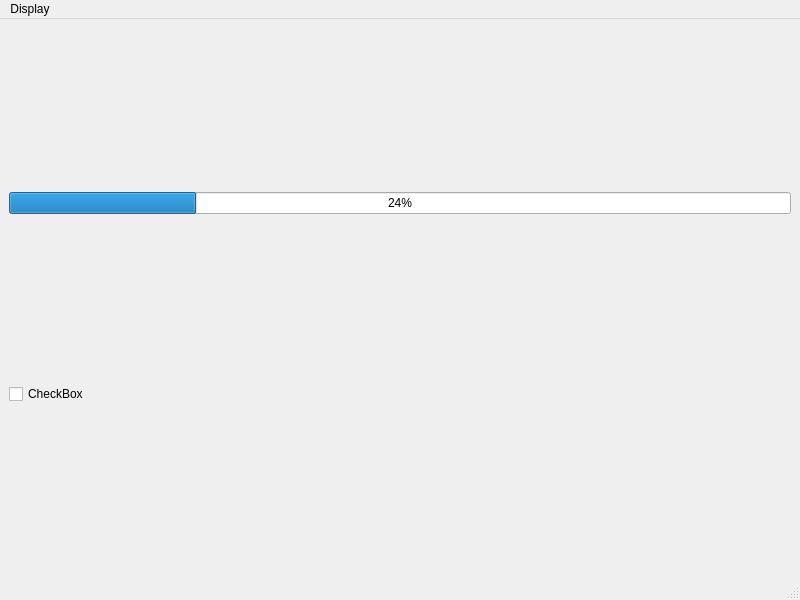
<?xml version="1.0" encoding="UTF-8"?>
<ui version="4.0">
 <class>MainWindow</class>
 <widget class="QMainWindow" name="MainWindow">
  <property name="geometry">
   <rect>
    <x>0</x>
    <y>0</y>
    <width>800</width>
    <height>600</height>
   </rect>
  </property>
  <property name="windowTitle">
   <string>MainWindow</string>
  </property>
  <widget class="QWidget" name="centralwidget">
   <property name="sizePolicy">
    <sizepolicy hsizetype="Preferred" vsizetype="Preferred">
     <horstretch>0</horstretch>
     <verstretch>0</verstretch>
    </sizepolicy>
   </property>
   <layout class="QGridLayout" name="gridLayout">
    <item row="0" column="0">
     <widget class="QProgressBar" name="progressBar">
      <property name="value">
       <number>24</number>
      </property>
     </widget>
    </item>
    <item row="1" column="0">
     <widget class="QCheckBox" name="checkBox">
      <property name="text">
       <string>CheckBox</string>
      </property>
     </widget>
    </item>
   </layout>
  </widget>
  <widget class="QMenuBar" name="menubar">
   <property name="geometry">
    <rect>
     <x>0</x>
     <y>0</y>
     <width>800</width>
     <height>18</height>
    </rect>
   </property>
   <widget class="QMenu" name="menu">
    <property name="title">
     <string>Display</string>
    </property>
    <widget class="QMenu" name="menuMonitor">
     <property name="title">
      <string>Monitor</string>
     </property>
     <addaction name="actionR1"/>
    </widget>
    <addaction name="actionState_Information"/>
    <addaction name="menuMonitor"/>
   </widget>
   <addaction name="menu"/>
  </widget>
  <widget class="QStatusBar" name="statusbar"/>
  <action name="actionState_Information">
   <property name="text">
    <string>State Information</string>
   </property>
  </action>
  <action name="actionR1">
   <property name="text">
    <string>R1</string>
   </property>
  </action>
 </widget>
 <resources/>
 <connections/>
</ui>
